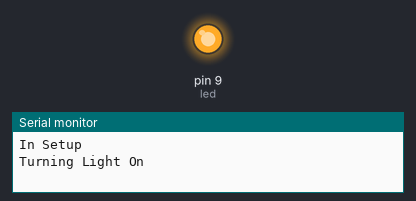
Bench run of a sketch on a simulated Arduino Uno, built with avr-gcc and run on an emulated ATmega328P. Shown: output pins drawn as LEDs (lit = HIGH), the last lines printed to the serial monitor. No radio packets arrive unless stated.

Above: at 1.0 s.
At 3.0 s:
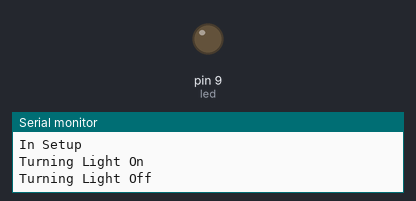
Timing chart, 0 to 5.2 s (numbered marks = the images above):
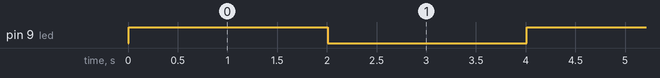

Measured:
- by itself, pin 9 (led): alternates HIGH for 2.0 s and LOW for 2.0 s

The sketch:

Connect_UNO_with_Processing_via_Serial.ino
```cpp
#include <SPI.h>
#include "RF24.h"

byte msg[1];
RF24 radio(7,8);
const uint64_t pipe = 0x8675309ABll;
int led = 9;

void setup() {
  Serial.begin(115200);
  Serial.println("In Setup");
  pinMode(led, OUTPUT);
  radio.begin();
  radio.openWritingPipe(pipe);
}

void loop() {
  msg[0] = 111;
  radio.write(msg, sizeof(msg));
  Serial.println("Turning Light On");
  digitalWrite(led, HIGH);
  delay(2000);

  msg[0] = 000;
  radio.write(msg, sizeof(msg));
  Serial.println("Turning Light Off");
  digitalWrite(led, LOW);
  delay(2000);

}
```
